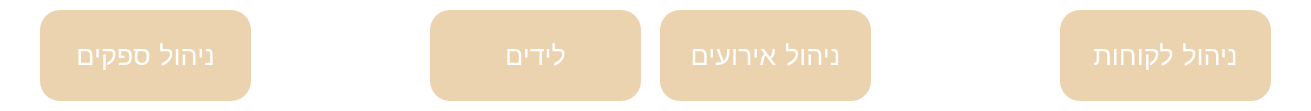
   <widget class="QFrame" name="buttons_frame">
    <property name="geometry">
     <rect>
      <x>0</x>
      <y>100</y>
      <width>1311</width>
      <height>111</height>
     </rect>
    </property>
    <property name="mouseTracking">
     <bool>true</bool>
    </property>
    <property name="styleSheet">
     <string notr="true">background-color: rgb(255,255,255);</string>
    </property>
    <property name="frameShape">
     <enum>QFrame::NoFrame</enum>
    </property>
    <property name="frameShadow">
     <enum>QFrame::Raised</enum>
    </property>
    <widget class="QPushButton" name="events_button">
     <property name="geometry">
      <rect>
       <x>660</x>
       <y>10</y>
       <width>211</width>
       <height>91</height>
      </rect>
     </property>
     <property name="font">
      <font>
       <family>Segoe UI Semilight</family>
       <pointsize>20</pointsize>
       <weight>7</weight>
       <italic>false</italic>
       <bold>false</bold>
      </font>
     </property>
     <property name="cursor">
      <cursorShape>OpenHandCursor</cursorShape>
     </property>
     <property name="mouseTracking">
      <bool>true</bool>
     </property>
     <property name="focusPolicy">
      <enum>Qt::ClickFocus</enum>
     </property>
     <property name="styleSheet">
      <string notr="true">QPushButton {
	background-color: rgb(236,211,175);
	color: rgb(255, 255, 255);
	font: 63 20pt &quot;Segoe UI Semilight&quot;;
	border-radius: 20px;
}

QPushButton:hover {
	background-color: rgb(137,236,218);	
	font: 63 20pt &quot;Segoe UI Semibold&quot;;
}

QPushButton:pressed {
	background-color: rgb(151,186,172);
}</string>
     </property>
     <property name="text">
      <string>ניהול אירועים</string>
     </property>
    </widget>
    <widget class="QPushButton" name="leads_button">
     <property name="geometry">
      <rect>
       <x>430</x>
       <y>10</y>
       <width>211</width>
       <height>91</height>
      </rect>
     </property>
     <property name="font">
      <font>
       <family>Segoe UI Semilight</family>
       <pointsize>20</pointsize>
       <weight>7</weight>
       <italic>false</italic>
       <bold>false</bold>
      </font>
     </property>
     <property name="cursor">
      <cursorShape>OpenHandCursor</cursorShape>
     </property>
     <property name="mouseTracking">
      <bool>true</bool>
     </property>
     <property name="focusPolicy">
      <enum>Qt::ClickFocus</enum>
     </property>
     <property name="styleSheet">
      <string notr="true">QPushButton {
	background-color: rgb(236,211,175);
	color: rgb(255, 255, 255);
	font: 63 20pt &quot;Segoe UI Semilight&quot;;
	border-radius: 20px;
}

QPushButton:hover {
	
	background-color: rgb(196,213,242);
	font: 63 20pt &quot;Segoe UI Semibold&quot;;
}

QPushButton:pressed {
	background-color: rgb(196,197,242);
}</string>
     </property>
     <property name="text">
      <string>לידים</string>
     </property>
    </widget>
    <widget class="QPushButton" name="suppliers_button">
     <property name="geometry">
      <rect>
       <x>40</x>
       <y>10</y>
       <width>211</width>
       <height>91</height>
      </rect>
     </property>
     <property name="font">
      <font>
       <family>Segoe UI Semilight</family>
       <pointsize>20</pointsize>
       <weight>7</weight>
       <italic>false</italic>
       <bold>false</bold>
      </font>
     </property>
     <property name="cursor">
      <cursorShape>OpenHandCursor</cursorShape>
     </property>
     <property name="mouseTracking">
      <bool>true</bool>
     </property>
     <property name="focusPolicy">
      <enum>Qt::ClickFocus</enum>
     </property>
     <property name="styleSheet">
      <string notr="true">QPushButton {
	background-color: rgb(236,211,175);
	color: rgb(255, 255, 255);
	font: 63 20pt &quot;Segoe UI Semilight&quot;;
	border-radius: 20px;
}

QPushButton:hover {
	background-color: rgb(255,211,182);
	font: 63 20pt &quot;Segoe UI Semibold&quot;;
}

QPushButton:pressed {
	background-color: rgb(255,170,165);
}</string>
     </property>
     <property name="text">
      <string>ניהול ספקים</string>
     </property>
    </widget>
    <widget class="QPushButton" name="clients_button">
     <property name="geometry">
      <rect>
       <x>1060</x>
       <y>10</y>
       <width>211</width>
       <height>91</height>
      </rect>
     </property>
     <property name="font">
      <font>
       <family>Segoe UI Semilight</family>
       <pointsize>20</pointsize>
       <weight>7</weight>
       <italic>false</italic>
       <bold>false</bold>
      </font>
     </property>
     <property name="cursor">
      <cursorShape>OpenHandCursor</cursorShape>
     </property>
     <property name="mouseTracking">
      <bool>true</bool>
     </property>
     <property name="focusPolicy">
      <enum>Qt::ClickFocus</enum>
     </property>
     <property name="styleSheet">
      <string notr="true">QPushButton {
	background-color: rgb(236,211,175);
	color: rgb(255, 255, 255);
	font: 63 20pt &quot;Segoe UI Semilight&quot;;
	border-radius: 20px;
}

QPushButton:hover {
	background-color: rgb(186,225,255);
	font: 63 20pt &quot;Segoe UI Semibold&quot;;
}

QPushButton:pressed {
	background-color: rgb(167,202,229);
}</string>
     </property>
     <property name="text">
      <string>ניהול לקוחות</string>
     </property>
    </widget>
   </widget>
